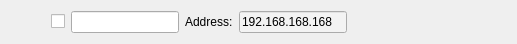
<?xml version="1.0" encoding="UTF-8"?>
<ui version="4.0">
 <class>SharedServerWidget</class>
 <widget class="QWidget" name="SharedServerWidget">
  <property name="geometry">
   <rect>
    <x>0</x>
    <y>0</y>
    <width>517</width>
    <height>41</height>
   </rect>
  </property>
  <property name="windowTitle">
   <string>Form</string>
  </property>
  <layout class="QHBoxLayout" name="horizontalLayout">
   <item>
    <spacer name="horizontalSpacer">
     <property name="orientation">
      <enum>Qt::Horizontal</enum>
     </property>
     <property name="sizeType">
      <enum>QSizePolicy::Fixed</enum>
     </property>
     <property name="sizeHint" stdset="0">
      <size>
       <width>40</width>
       <height>20</height>
      </size>
     </property>
    </spacer>
   </item>
   <item>
    <widget class="QCheckBox" name="enabledCheckBox">
     <property name="text">
      <string/>
     </property>
    </widget>
   </item>
   <item>
    <widget class="QLineEdit" name="nameLineEdit">
     <property name="enabled">
      <bool>true</bool>
     </property>
     <property name="sizePolicy">
      <sizepolicy hsizetype="Minimum" vsizetype="Fixed">
       <horstretch>0</horstretch>
       <verstretch>0</verstretch>
      </sizepolicy>
     </property>
     <property name="minimumSize">
      <size>
       <width>0</width>
       <height>0</height>
      </size>
     </property>
     <property name="maximumSize">
      <size>
       <width>120</width>
       <height>16777215</height>
      </size>
     </property>
     <property name="palette">
      <palette>
       <active>
        <colorrole role="Base">
         <brush brushstyle="SolidPattern">
          <color alpha="255">
           <red>243</red>
           <green>243</green>
           <blue>243</blue>
          </color>
         </brush>
        </colorrole>
       </active>
       <inactive>
        <colorrole role="Base">
         <brush brushstyle="SolidPattern">
          <color alpha="255">
           <red>255</red>
           <green>255</green>
           <blue>255</blue>
          </color>
         </brush>
        </colorrole>
       </inactive>
       <disabled>
        <colorrole role="Base">
         <brush brushstyle="SolidPattern">
          <color alpha="255">
           <red>240</red>
           <green>240</green>
           <blue>240</blue>
          </color>
         </brush>
        </colorrole>
       </disabled>
      </palette>
     </property>
     <property name="frame">
      <bool>true</bool>
     </property>
     <property name="readOnly">
      <bool>true</bool>
     </property>
    </widget>
   </item>
   <item>
    <widget class="QLabel" name="ipLabel">
     <property name="text">
      <string>Address:</string>
     </property>
    </widget>
   </item>
   <item>
    <widget class="QLineEdit" name="ipLineEdit">
     <property name="enabled">
      <bool>true</bool>
     </property>
     <property name="sizePolicy">
      <sizepolicy hsizetype="Fixed" vsizetype="Fixed">
       <horstretch>0</horstretch>
       <verstretch>0</verstretch>
      </sizepolicy>
     </property>
     <property name="minimumSize">
      <size>
       <width>100</width>
       <height>0</height>
      </size>
     </property>
     <property name="maximumSize">
      <size>
       <width>120</width>
       <height>16777215</height>
      </size>
     </property>
     <property name="palette">
      <palette>
       <active>
        <colorrole role="Base">
         <brush brushstyle="SolidPattern">
          <color alpha="255">
           <red>243</red>
           <green>243</green>
           <blue>243</blue>
          </color>
         </brush>
        </colorrole>
       </active>
       <inactive>
        <colorrole role="Base">
         <brush brushstyle="SolidPattern">
          <color alpha="255">
           <red>243</red>
           <green>243</green>
           <blue>243</blue>
          </color>
         </brush>
        </colorrole>
       </inactive>
       <disabled>
        <colorrole role="Base">
         <brush brushstyle="SolidPattern">
          <color alpha="255">
           <red>240</red>
           <green>240</green>
           <blue>240</blue>
          </color>
         </brush>
        </colorrole>
       </disabled>
      </palette>
     </property>
     <property name="text">
      <string>192.168.168.168</string>
     </property>
     <property name="readOnly">
      <bool>true</bool>
     </property>
    </widget>
   </item>
   <item>
    <spacer name="horizontalSpacer_2">
     <property name="orientation">
      <enum>Qt::Horizontal</enum>
     </property>
     <property name="sizeType">
      <enum>QSizePolicy::Expanding</enum>
     </property>
     <property name="sizeHint" stdset="0">
      <size>
       <width>40</width>
       <height>20</height>
      </size>
     </property>
    </spacer>
   </item>
  </layout>
 </widget>
 <resources/>
 <connections/>
</ui>
